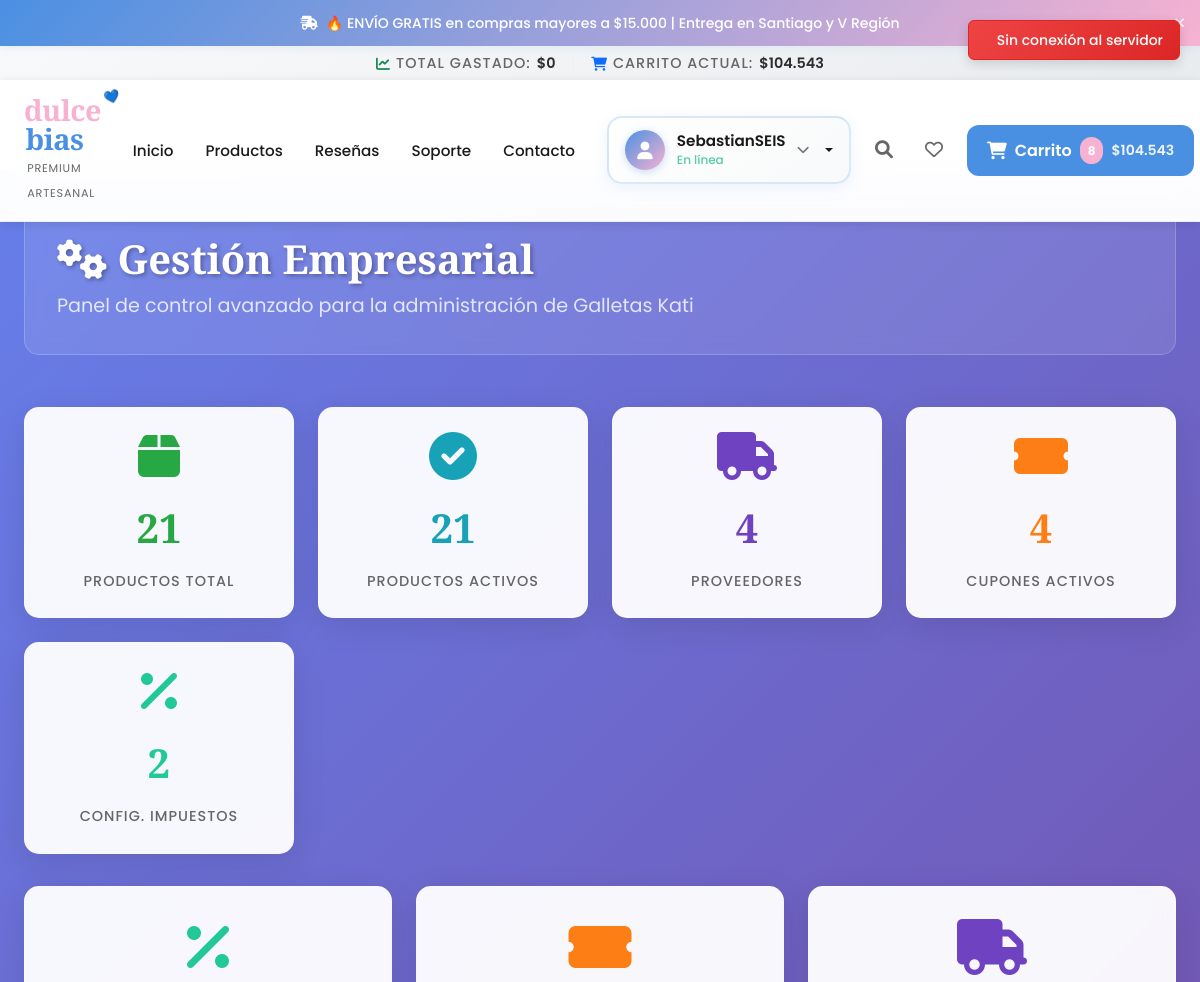
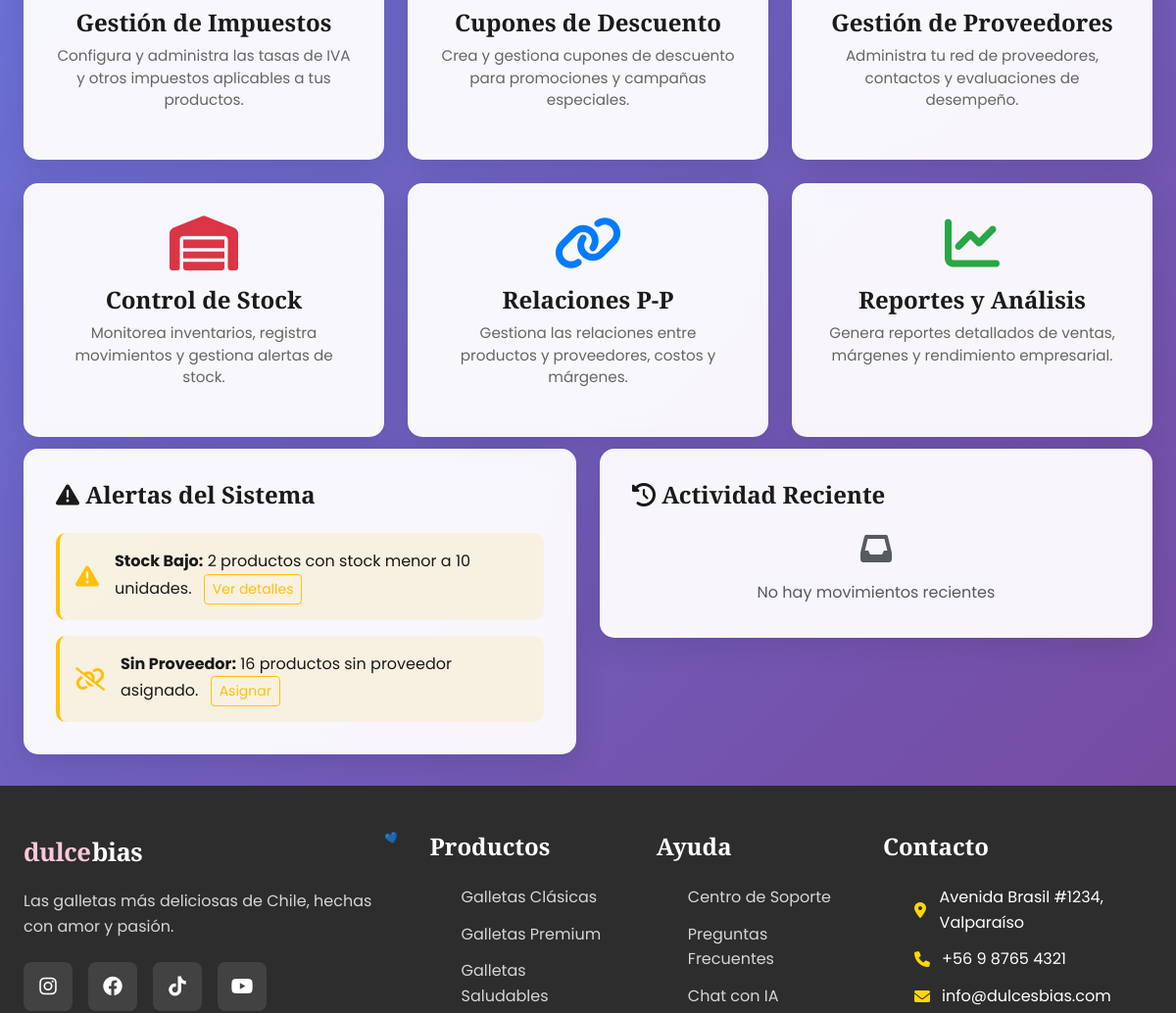
The app's page /management/ (signed in, upper part), older data (2 pictures, top to bottom).
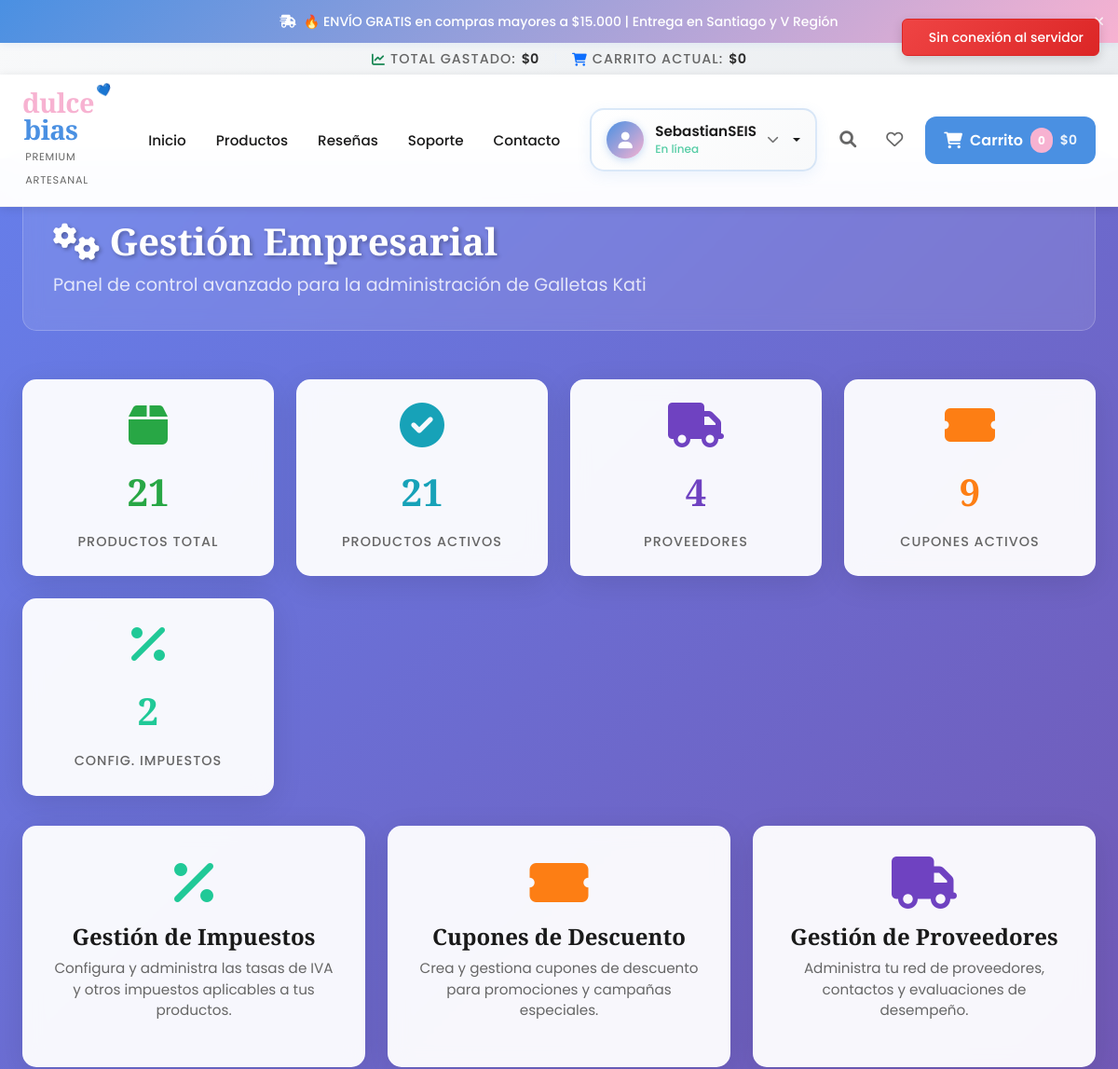
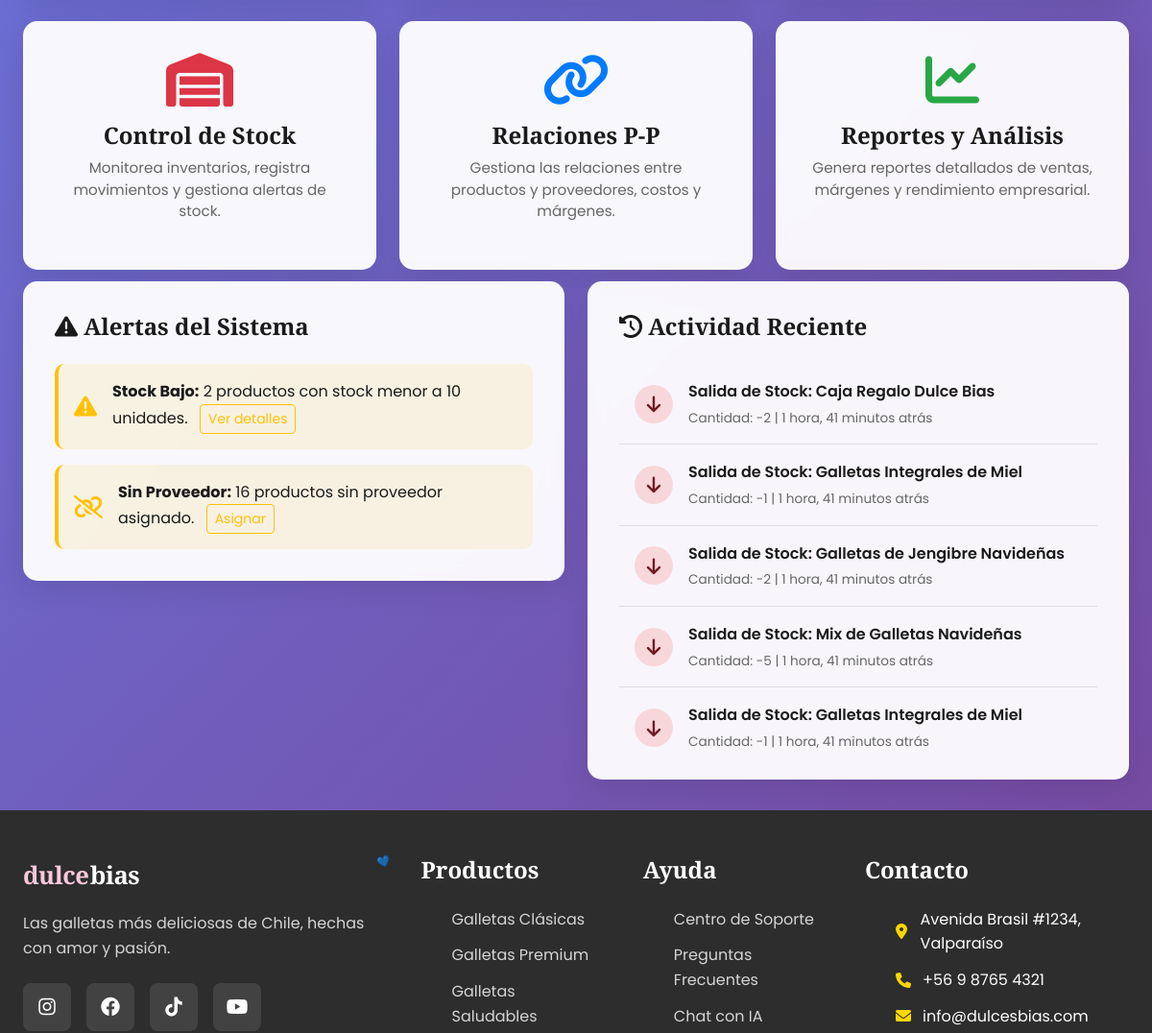
The same page, newer data (2 pictures, top to bottom).
### shop/models.py (models this page shows, shortened)
class ProductStock(models.Model):
    MOVEMENT_TYPE_CHOICES = [
        ('entry', 'Entrada'),
        ('exit', 'Salida'),
        ('adjustment', 'Ajuste'),
        ('sale', 'Venta'),
        ('return', 'Devolución'),
        ('damage', 'Producto Dañado'),
        ('expired', 'Producto Vencido'),
    ]
    product = models.ForeignKey(Product, on_delete=models.CASCADE, related_name='stock_movements')
    movement_type = models.CharField(max_length=20, choices=MOVEMENT_TYPE_CHOICES)
    quantity = models.IntegerField(help_text="Cantidad (positiva para entradas, negativa para salidas)")
    previous_stock = models.PositiveIntegerField()
    new_stock = models.PositiveIntegerField()
    reason = models.CharField(max_length=200, help_text="Motivo del movimiento")
    reference = models.CharField(max_length=100, blank=True, help_text="Referencia (ej: # de orden)")
    user = models.ForeignKey(User, on_delete=models.SET_NULL, null=True)
    created_at = models.DateTimeField(auto_now_add=True)
    class Meta:
        verbose_name = "Movimiento de Stock"
        verbose_name_plural = "Movimientos de Stock"
        ordering = ['-created_at']

class Product(models.Model):
    CATEGORY_CHOICES = [
        ('bestseller', 'Más Vendidas'),
        ('premium', 'Premium'),
        ('healthy', 'Saludables'),
        ('classic', 'Clásicas'),
    ]
    name = models.CharField(max_length=200)
    slug = models.SlugField(max_length=200, unique=True)
    category = models.ForeignKey(Category, on_delete=models.CASCADE, related_name='products')
    product_type = models.CharField(max_length=20, choices=CATEGORY_CHOICES, default='classic')
    description = models.TextField()
    ingredients = models.TextField(help_text="Lista de ingredientes separados por comas")
    price = models.DecimalField(max_digits=10, decimal_places=0)  # Precios en CLP sin decimales
    discount_percentage = models.DecimalField(max_digits=5, decimal_places=2, default=0, help_text="Porcentaje de descuento (0-100)")
    discount_price = models.DecimalField(max_digits=10, decimal_places=0, null=True, blank=True, help_text="Precio con descuento manual")
    is_on_sale = models.BooleanField(default=False, help_text="¿Está en oferta?")
    image = models.ImageField(upload_to='products/')
    stock = models.PositiveIntegerField(default=0)
    min_stock_alert = models.PositiveIntegerField(default=5, help_text="Alerta cuando el stock sea menor a este valor")
    available = models.BooleanField(default=True)
    featured = models.BooleanField(default=False)
    weight = models.PositiveIntegerField(help_text="Peso en gramos", default=100)
    nutrition_facts = models.TextField(blank=True, help_text="Información nutricional")
    tax_configuration = models.ForeignKey(
        TaxConfiguration,
        on_delete=models.SET_NULL,
        null=True,
        blank=True,
        help_text="Configuración de impuesto aplicable"
    )
    is_tax_exempt = models.BooleanField(default=False, help_text="¿Exento de impuestos?")
    created_at = models.DateTimeField(auto_now_add=True)
    updated_at = models.DateTimeField(auto_now=True)
    class Meta:
        ordering = ['-created_at']
        indexes = [
            models.Index(fields=['slug']),
            models.Index(fields=['available']),
            models.Index(fields=['featured']),
        ]
    @property
    def current_price(self):
        if self.is_on_sale:
            if self.discount_price:
                return self.discount_price
            elif self.discount_percentage > 0:
                discount_amount = self.price * (Decimal(str(self.discount_percentage)) / Decimal('100'))
                return self.price - discount_amount
        return self.price

### management/views.py (the view)
# urls.py: path('', views.ManagementDashboardView.as_view(), name='dashboard'),
class ManagementDashboardView(SuperuserRequiredMixin, TemplateView):
    template_name = 'management/dashboard.html'
    def get_context_data(self, **kwargs):
        context = super().get_context_data(**kwargs)
        context.update({
            'total_products': Product.objects.count(),
            'active_products': Product.objects.filter(available=True).count(),
            'total_suppliers': Supplier.objects.filter(is_active=True).count(),
            'active_coupons': DiscountCoupon.objects.filter(is_active=True).count(),
            'tax_configurations': TaxConfiguration.objects.filter(is_active=True).count(),
            'low_stock_products': Product.objects.filter(stock__lte=10).count(),
            'expiring_coupons': DiscountCoupon.objects.filter(
                valid_until__lte=timezone.now() + timedelta(days=7),
                is_active=True
            ).count(),
            'products_without_supplier': Product.objects.filter(
                supplier_info__isnull=True
            ).count(),
            'recent_stock_movements': ProductStock.objects.select_related(
                'product'
            ).order_by('-created_at')[:5],
            'current_year': timezone.now().year,
        })
        return context

### accounts/models.py (called while the page is built)
    @property
    def full_name(self):
        return f"{self.user.first_name} {self.user.last_name}".strip()

    @property
    def display_name(self):
        if self.full_name:
            return self.full_name
        return self.user.username

### cart/models.py (called while the page is built)
    @property
    def total_items(self):
        return sum(item.quantity for item in self.items.all())

    @property
    def total_price(self):
        return sum(item.get_total_price() for item in self.items.all())

    @property
    def formatted_total_price(self):
        total = self.total_price
        return f"${int(total):,}".replace(',', '.')

    def get_total_price(self):
        return self.product.current_price * self.quantity

### management/templates/management/dashboard.html (shortened to what the changed rows need)
{% extends 'base.html' %}
{% load static %}
{% block extra_css %}
<link href="https://cdnjs.cloudflare.com/ajax/libs/font-awesome/6.0.0/css/all.min.css" rel="stylesheet">
{% endblock %}
{% block content %}
<div class="management-dashboard">
    <div class="container">
        <div class="dashboard-header">
            <h1 class="dashboard-title">
                <i class="fas fa-cogs"></i>
                Gestión Empresarial
            </h1>
        </div>
        <div class="stats-grid">
            <div class="stat-card">
                <i class="fas fa-ticket-alt stat-icon" style="color: #fd7e14;"></i>
                <span class="stat-number" style="color: #fd7e14;">{{ active_coupons }}</span>
                <span class="stat-label">Cupones Activos</span>
            </div>
        </div>
        <div class="row">
            <div class="col-md-6">
                <div class="alerts-section">
                    <div class="recent-activity">
                        {% for movement in recent_stock_movements %}
                        <div class="activity-item">
                            <div class="activity-icon activity-icon-{% if movement.movement_type == 'in' %}success{% else %}danger{% endif %}">
                                <i class="fas fa-{% if movement.movement_type == 'in' %}arrow-up{% else %}arrow-down{% endif %}"></i>
                            </div>
                            <div class="activity-content">
                                <div class="activity-title">
                                    {% if movement.movement_type == 'in' %}Entrada{% else %}Salida{% endif %} de Stock: {{ movement.product.name }}
                                </div>
                                <div class="activity-time">
                                    Cantidad: {{ movement.quantity }} | {{ movement.created_at|timesince }} atrás
                                </div>
                            </div>
                        </div>
                        {% empty %}
                        <div class="text-center text-muted">
                            <i class="fas fa-inbox fa-2x mb-3"></i>
                            <p class="mb-0">No hay movimientos recientes</p>
                        </div>
                        {% endfor %}
                    </div>
                </div>
            </div>
        </div>
    </div>
</div>
{% endblock %}

### templates/base.html (shortened to what the changed rows need)
{% load static %}
<!DOCTYPE html>
<html lang="es">
<head>
    <link href="https://cdn.jsdelivr.net/npm/bootstrap@5.3.0/dist/css/bootstrap.min.css" rel="stylesheet">
    <link rel="stylesheet" href="https://cdnjs.cloudflare.com/ajax/libs/font-awesome/6.4.0/css/all.min.css">
    <link rel="stylesheet" href="{% static 'css/styles.css' %}">
    <link rel="stylesheet" href="{% static 'css/button_fix.css' %}">
    {% block extra_css %}{% endblock %}
</head>
<body>
    {% if user.is_authenticated %}
    <div class="financial-info-bar">
        <div class="container-fluid">
            <div class="row justify-content-center">
                <div class="col-auto">
                    <div class="financial-stats">
                        <div class="stat-item">
                            <i class="fas fa-chart-line text-success"></i>
                            <span class="stat-label">Total gastado:</span>
                            <span class="stat-value">{{ user_total_spent }}</span>
                        </div>
                        <div class="stat-divider">|</div>
                        <div class="stat-item">
                            <i class="fas fa-shopping-cart text-primary"></i>
                            <span class="stat-label">Carrito actual:</span>
                            <span class="stat-value">{{ cart_total }}</span>
                        </div>
                    </div>
                </div>
            </div>
        </div>
    </div>
    {% endif %}
    <header>
        <nav class="navbar">
            <div class="nav-container">
                <div class="nav-right">
                    <div class="nav-actions">
                        <a href="{% url 'cart:cart_detail' %}" class="cart-btn">
                            <i class="fas fa-shopping-cart"></i>
                            <span class="cart-text d-none d-md-inline">Carrito</span>
                            <span class="cart-count">{{ cart_items_count|default:0 }}</span>
                            <span class="cart-total-preview d-none d-lg-inline">{{ cart_total|default:"$0" }}</span>
                        </a>
                    </div>
                </div>
            </div>
        </nav>
    </header>
    <main>
        {% block content %}
        {% endblock %}
    </main>
</body>
</html>

Row changes from the older to the newer data that the page shows:
added ProductStock: movement_type "Salida", product.name "Caja Regalo Dulce Bias", quantity "-2", created_at "1 hora, 41 minutos"
added ProductStock: movement_type "Salida", product.name "Galletas Integrales de Miel", quantity "-1", created_at "1 hora, 41 minutos"
added ProductStock: movement_type "Salida", product.name "Galletas de Jengibre Navideñas", quantity "-2", created_at "1 hora, 41 minutos"
added ProductStock: movement_type "Salida", product.name "Mix de Galletas Navideñas", quantity "-5", created_at "1 hora, 41 minutos"
added ProductStock: movement_type "Salida", product.name "Galletas Integrales de Miel", quantity "-1", created_at "1 hora, 41 minutos"
Text that changed along with them:
{{ cart_total }}: "$104.543" → "$0"
{{ cart_items_count|default:0 }}: "8" → "0"
{{ cart_total|default:"$0" }}: "$104.543" → "$0"
{{ active_coupons }}: "4" → "9"
text no longer shown: "No hay movimientos recientes"
